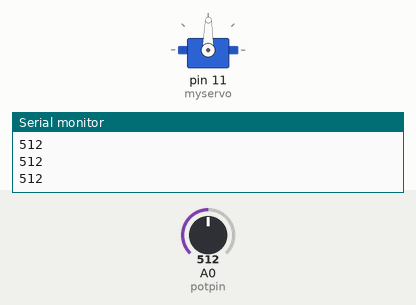
Simulated run of this sketch. Board: Arduino Uno, built with avr-gcc and run on an emulated ATmega328P. Shown: servo, the last lines printed to the serial monitor. The test bench sets the inputs (shaded band); at power-on: A0 (potpin) = 512.

Above: at 1.2 s.
1.3 s: A0 (potpin) set to 716
At 2.5 s:
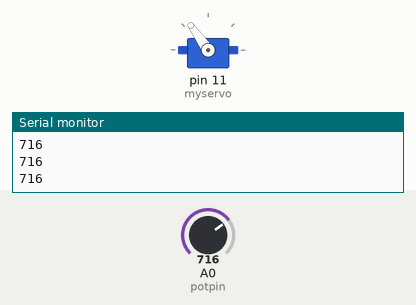
2.8 s: A0 (potpin) set to 900
At 3.5 s:
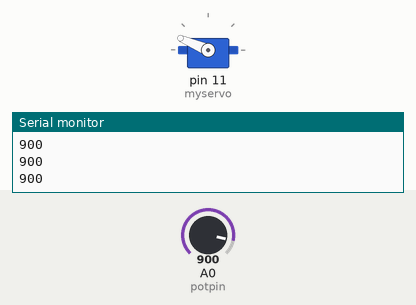
4.3 s: A0 (potpin) set to 1023
At 5.0 s:
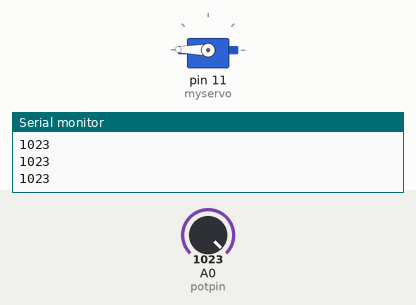
5.8 s: A0 (potpin) set to 306
At 7.0 s:
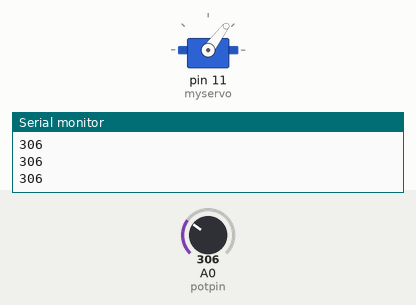
7.3 s: A0 (potpin) set to 122
At 8.1 s:
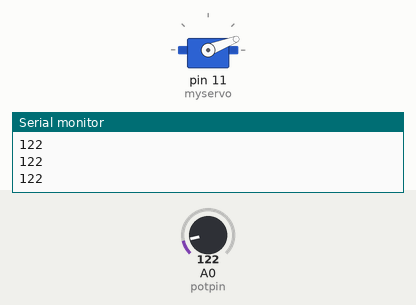
8.8 s: A0 (potpin) set to 511
At 9.6 s:
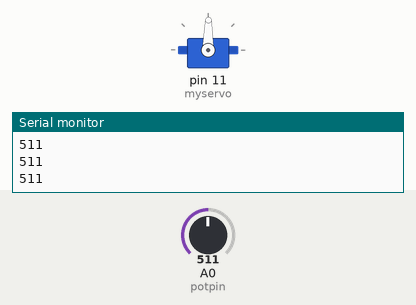
Timing chart, 0 to 11.3 s (numbered marks = the images above; inputs shaded):
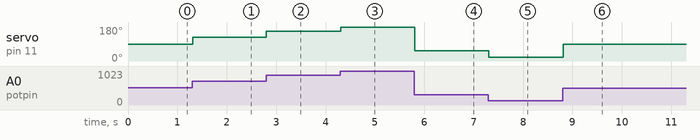

Measured:
- after the input at 1.3 s, servo on pin 11 (myservo): 89° → 125° at once
- after the input at 2.8 s, servo on pin 11 (myservo): 125° → 157° at once
- after the input at 4.3 s, servo on pin 11 (myservo): 157° → 179° at once
- after the input at 5.8 s, servo on pin 11 (myservo): 179° → 53° at once
- after the input at 7.3 s, servo on pin 11 (myservo): 53° → 21° at once
- after the input at 8.8 s, servo on pin 11 (myservo): 21° → 89° at once

The sketch:

servo2.ino
```cpp
/*
 Controlling a servo position using a potentiometer (variable resistor)
 by Michal Rinott <http://people.interaction-ivrea.it/m.rinott>

 modified on 8 Nov 2013
 by Scott Fitzgerald
 http://www.arduino.cc/en/Tutorial/Knob
*/

#include <Servo.h>

Servo myservo;  // create servo object to control a servo

int potpin = 0;  // analog pin used to connect the potentiometer
int val;    // variable to read the value from the analog pin

void setup() {
  myservo.attach(11);  // attaches the servo on pin 9 to the servo object
  Serial.begin(9600);
}

void loop() {

  val=analogRead(potpin);
    Serial.println(val);
  val=map(val,0,1023,0,179);
  myservo.write(val);
  delay(15);
}
```
